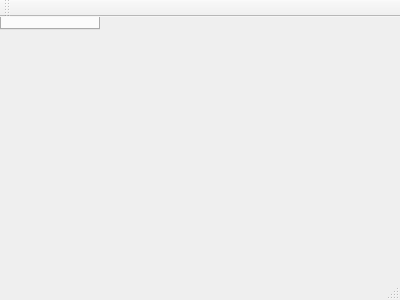
<?xml version="1.0" encoding="UTF-8"?>
<ui version="4.0">
 <class>XFrame</class>
 <widget class="QMainWindow" name="XFrame">
  <property name="geometry">
   <rect>
    <x>0</x>
    <y>0</y>
    <width>400</width>
    <height>300</height>
   </rect>
  </property>
  <property name="acceptDrops">
   <bool>false</bool>
  </property>
  <property name="windowTitle">
   <string>XFrame</string>
  </property>
  <property name="documentMode">
   <bool>false</bool>
  </property>
  <property name="dockNestingEnabled">
   <bool>false</bool>
  </property>
  <widget class="QTabWidget" name="centralWidget">
   <property name="tabsClosable">
    <bool>true</bool>
   </property>
   <property name="movable">
    <bool>true</bool>
   </property>
  </widget>
  <widget class="QMenuBar" name="menuBar">
   <property name="geometry">
    <rect>
     <x>0</x>
     <y>0</y>
     <width>400</width>
     <height>23</height>
    </rect>
   </property>
  </widget>
  <widget class="QToolBar" name="mainToolBar">
   <attribute name="toolBarArea">
    <enum>TopToolBarArea</enum>
   </attribute>
   <attribute name="toolBarBreak">
    <bool>false</bool>
   </attribute>
  </widget>
  <widget class="QStatusBar" name="statusBar"/>
 </widget>
 <layoutdefault spacing="6" margin="11"/>
 <resources/>
 <connections/>
</ui>
